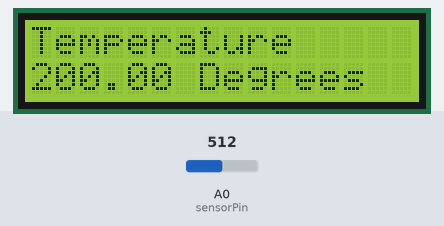
This sketch was run on a simulated Arduino Uno, built with avr-gcc and run on an emulated ATmega328P. Shown: 16×2 character LCD. The inputs (shaded band) are chosen by the test bench; at power-on: A0 (sensorPin) = 512. What the sketch prints to the serial monitor is not drawn.

Above: at 1.2 s.
1.3 s: A0 (sensorPin) set to 319
At 11.2 s:
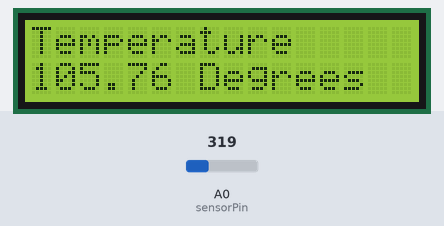
11.5 s: A0 (sensorPin) set to 292
At 21.2 s:
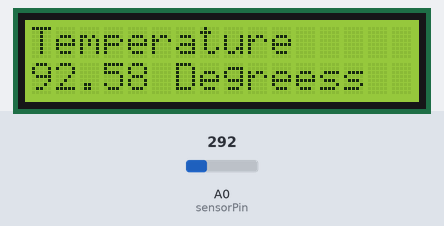
21.5 s: A0 (sensorPin) set to 135
At 31.2 s:
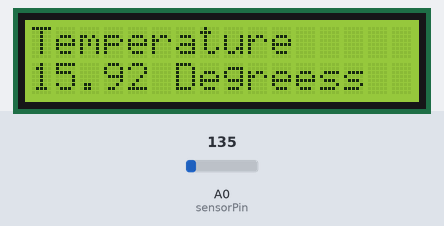
31.5 s: A0 (sensorPin) set to 110
At 41.5 s:
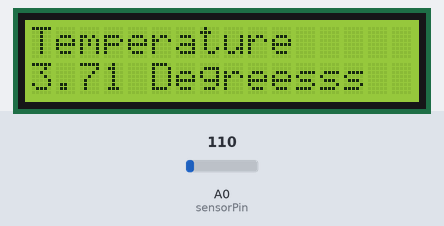
Timing chart, 0 to 42.5 s (numbered marks = the images above; inputs shaded):
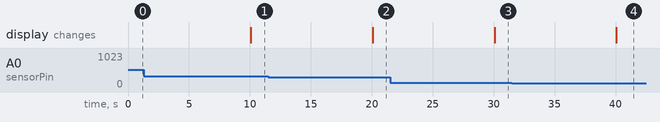

Measured:
- the behaviour switches between 308 and 307 on A0 (sensorPin) (found by bisection; images 1 and 2)
- the behaviour switches between 123 and 122 on A0 (sensorPin) (found by bisection; images 3 and 4)
- after the input at 1.3 s, the display: changes after 8.8 s (image 1)
- after the input at 11.5 s, the display: changes after 8.6 s (image 2)
- after the input at 21.5 s, the display: changes after 8.6 s (image 3)
- after the input at 31.5 s, the display: changes after 8.6 s (image 4)

The sketch:

arduinoTemps.ino
```cpp
#include <LiquidCrystal.h>

LiquidCrystal lcd(6, 7, 8, 9, 10, 11);
int sensorPin = 0;

void setup()
{
  Serial.begin(9600);
  lcd.begin(16, 2);
  lcd.print("Temperature");
}

void loop()
{
  int reading = analogRead(sensorPin);
  float getVoltage = reading * 5.0;
  getVoltage /= 1024.0;
  float tmpC = (getVoltage - 0.5) * 100;

  Serial.print(tmpC);

  lcd.setCursor(0, 1);
  lcd.print(tmpC);
  lcd.print(" Degrees");

  delay(10000);
}
```
